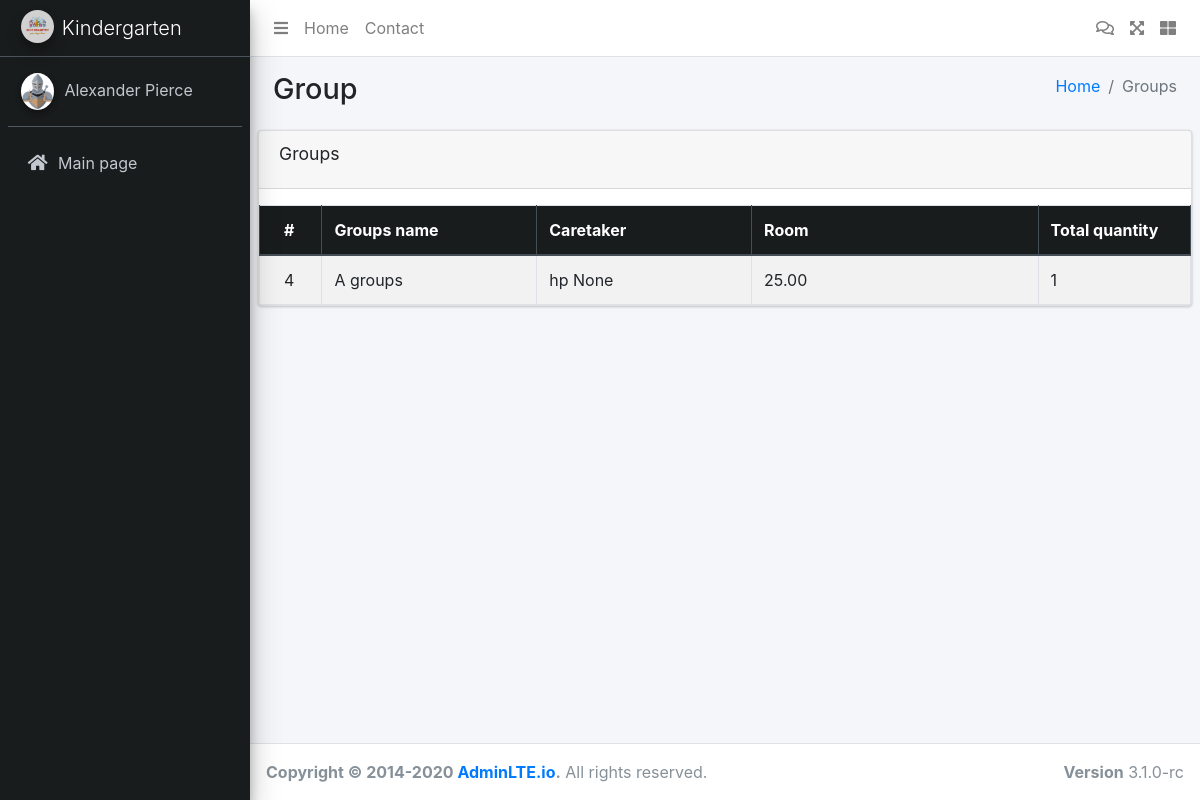
The app's page /group/ (signed in) with its own data.
### group/models.py (models this page shows, shortened)
class Group(models.Model):
    group_name = models.CharField(max_length=50)
    caretakers = models.ForeignKey(Caretaker, on_delete=models.CASCADE)
    room = models.DecimalField(max_digits=5, decimal_places=2)
    total_quantity = models.IntegerField(default=0)
    created_at = models.DateTimeField(auto_now=True)

### people/models.py (models this page shows)
class Caretaker(AbstractBaseUser, PermissionsMixin):
    first_name = models.CharField(max_length=50, blank=True, null=True)
    last_name = models.CharField(max_length=50, blank=True, null=True)
    email = models.EmailField(max_length=75, unique=True)
    role = models.CharField(max_length=20, choices=Roles.choices)
    number = models.CharField(max_length=25, blank=True, null=True)
    salary = models.IntegerField(blank=True, null=True)
    address = models.ForeignKey(Address, on_delete=models.CASCADE, null=True)
    joined_date = models.DateField(auto_now_add=True)
    is_admin = models.BooleanField(default=False)
    is_active = models.BooleanField(default=True)
    is_staff = models.BooleanField(default=False)
    objects = CareTakerManger()
    USERNAME_FIELD = 'email'
    REQUIRED_FIELDS = ['first_name']
    def __str__(self):
        return f"{self.first_name} {self.last_name}"

### group/views.py (the view)
# urls.py: path('', group_data_page, name='group_data_page'),
@login_required(login_url='login')
def group_data_page(request):
    groups = Group.objects.all()
    form = None
    create_form = GroupForm()
    edit_group_id = request.GET.get('edit_group_id')
    if not can_access_caretaker and can_access_chief(request.user):
        return render(request, 'group.html', )
    if request.method == 'POST':
        if edit_group_id:
            meal_to_edit = get_object_or_404(Group, id=edit_group_id)
            form = GroupForm(request.POST, instance=meal_to_edit)
            if form.is_valid():
                form.save()
                return redirect('group_data_page')
        else:
            create_form = GroupForm(request.POST)
            if create_form.is_valid():
                create_form.save()
                return redirect('group_data_page')
    else:
        if edit_group_id:
            try:
                meal_to_edit = Group.objects.get(id=edit_group_id)
                form = GroupForm(instance=meal_to_edit)
            except Group.DoesNotExist:
                form = None
    context = {
        'groups': groups,
        'form': form,
        'create_form': create_form,
        'edit_group_id': edit_group_id,
        'user_role': request.user.role,
    }
    return render(request, 'group.html', context)

### templates/group.html (shortened to what this page needs)
{% extends 'base.html'%}
{% load static %}
{% load widget_tweaks %}
{% block content %}
<div class="wrapper">
    <nav class="main-header navbar navbar-expand navbar-white navbar-light">
        <ul class="navbar-nav">
            <li class="nav-item">
                <a class="nav-link" data-widget="pushmenu" href="#" role="button"><i class="fas fa-bars"></i></a>
            </li>
            <li class="nav-item d-none d-sm-inline-block">
                <a href="index3.html" class="nav-link">Home</a>
            </li>
            <li class="nav-item d-none d-sm-inline-block">
                <a href="#" class="nav-link">Contact</a>
            </li>
        </ul>
        <ul class="navbar-nav ml-auto">
            <a class="nav-link" href="{% url 'check_inventory_and_alert' %}">
                <i class="far fa-comments"></i>
            </a>
            <li class="nav-item">
                <a class="nav-link" data-widget="fullscreen" href="#" role="button">
                    <i class="fas fa-expand-arrows-alt"></i>
                </a>
            </li>
            <li class="nav-item">
                <a class="nav-link" data-widget="control-sidebar" data-slide="true" href="#" role="button">
                    <i class="fas fa-th-large"></i>
                </a>
            </li>
        </ul>
    </nav>
    <aside class="main-sidebar sidebar-dark-primary elevation-4" style="background: #191c1c">
        <a href="../../index3.html" class="brand-link">
            <img src="{% static 'img/logo-template-for-children-s-business-kindergarten-school-training-vector.jpg' %}"
                 alt="AdminLTE Logo"
                 class="brand-image img-circle elevation-3" style="opacity: .8">
            <span class="brand-text font-weight-light">Kindergarten</span>
        </a>
        <div class="sidebar">
            <div class="user-panel mt-3 pb-3 mb-3 d-flex">
                <div class="image">
                    <img src="{% static 'img/medieval-knight-armor_1308-174955.avif' %}" class="img-circle elevation-2"
                         alt="User Image">
                </div>
                <div class="info">
                    <a href="#" class="d-block">Alexander Pierce</a>
                </div>
            </div>
            <nav class="mt-2">
                <ul class="nav nav-pills nav-sidebar flex-column" data-widget="treeview" role="menu"
                    data-accordion="false">
                    <li class="nav-item">
                        <a href="{% url 'index' %}" class="nav-link">
                            <i class="nav-icon fas fa-home"></i>
                            <p>
                                Main page
                            </p>
                        </a>
                    </li>
                </ul>
            </nav>
        </div>
    </aside>
    <div class="content-wrapper">
        <section class="content-header">
            <div class="container-fluid">
                <div class="row mb-2">
                    <div class="col-sm-6">
                        <h1>Group</h1>
                    </div>
                    <div class="col-sm-6">
                        <ol class="breadcrumb float-sm-right">
                            <li class="breadcrumb-item"><a href="#">Home</a></li>
                            <li class="breadcrumb-item active">Groups</li>
                        </ol>
                    </div>
                </div>
            </div>
        </section>
        <section class="content">
            <div class="card">
                <div class="card-header">
                    <h3 class="card-title">Groups</h3>
                </div>
                <div class="card-body p-0">
                    <table class="table table-bordered table-striped">
                        <thead class="thead-dark">
                        <tr>
                            <th style="width: 3%; background: #191c1c">#</th>
                            <th style="width: 15%;background: #191c1c">Groups name</th>
                            <th style="width: 15%; background: #191c1c">Caretaker</th>
                            <th style="width: 20%; background: #191c1c">Room</th>
                            <th style="width: 10%; background: #191c1c">Total quantity</th>
                        </tr>
                        </thead>
                        <tbody>
                        {% for group in groups %}
                        <tr>
                            <td>{{ group.id }}</td>
                            <td>{{ group.group_name }}</td>
                            <td>{{ group.caretakers }}</td>
                            <td>{{ group.room }}</td>
                            <td>{{ group.total_quantity }}</td>
                        </tr>
                        {% endfor %}
                        </tbody>
                    </table>
                </div>
            </div>
        </section>
    </div>
    <footer class="main-footer">
        <div class="float-right d-none d-sm-block">
            <b>Version</b> 3.1.0-rc
        </div>
        <strong>Copyright &copy; 2014-2020 <a href="https://adminlte.io">AdminLTE.io</a>.</strong> All rights reserved.
    </footer>
</div>
{% endblock content%}

### records on screen
Group: id "4", group_name "A groups", caretakers "hp None", room "25.00", total_quantity "1"
